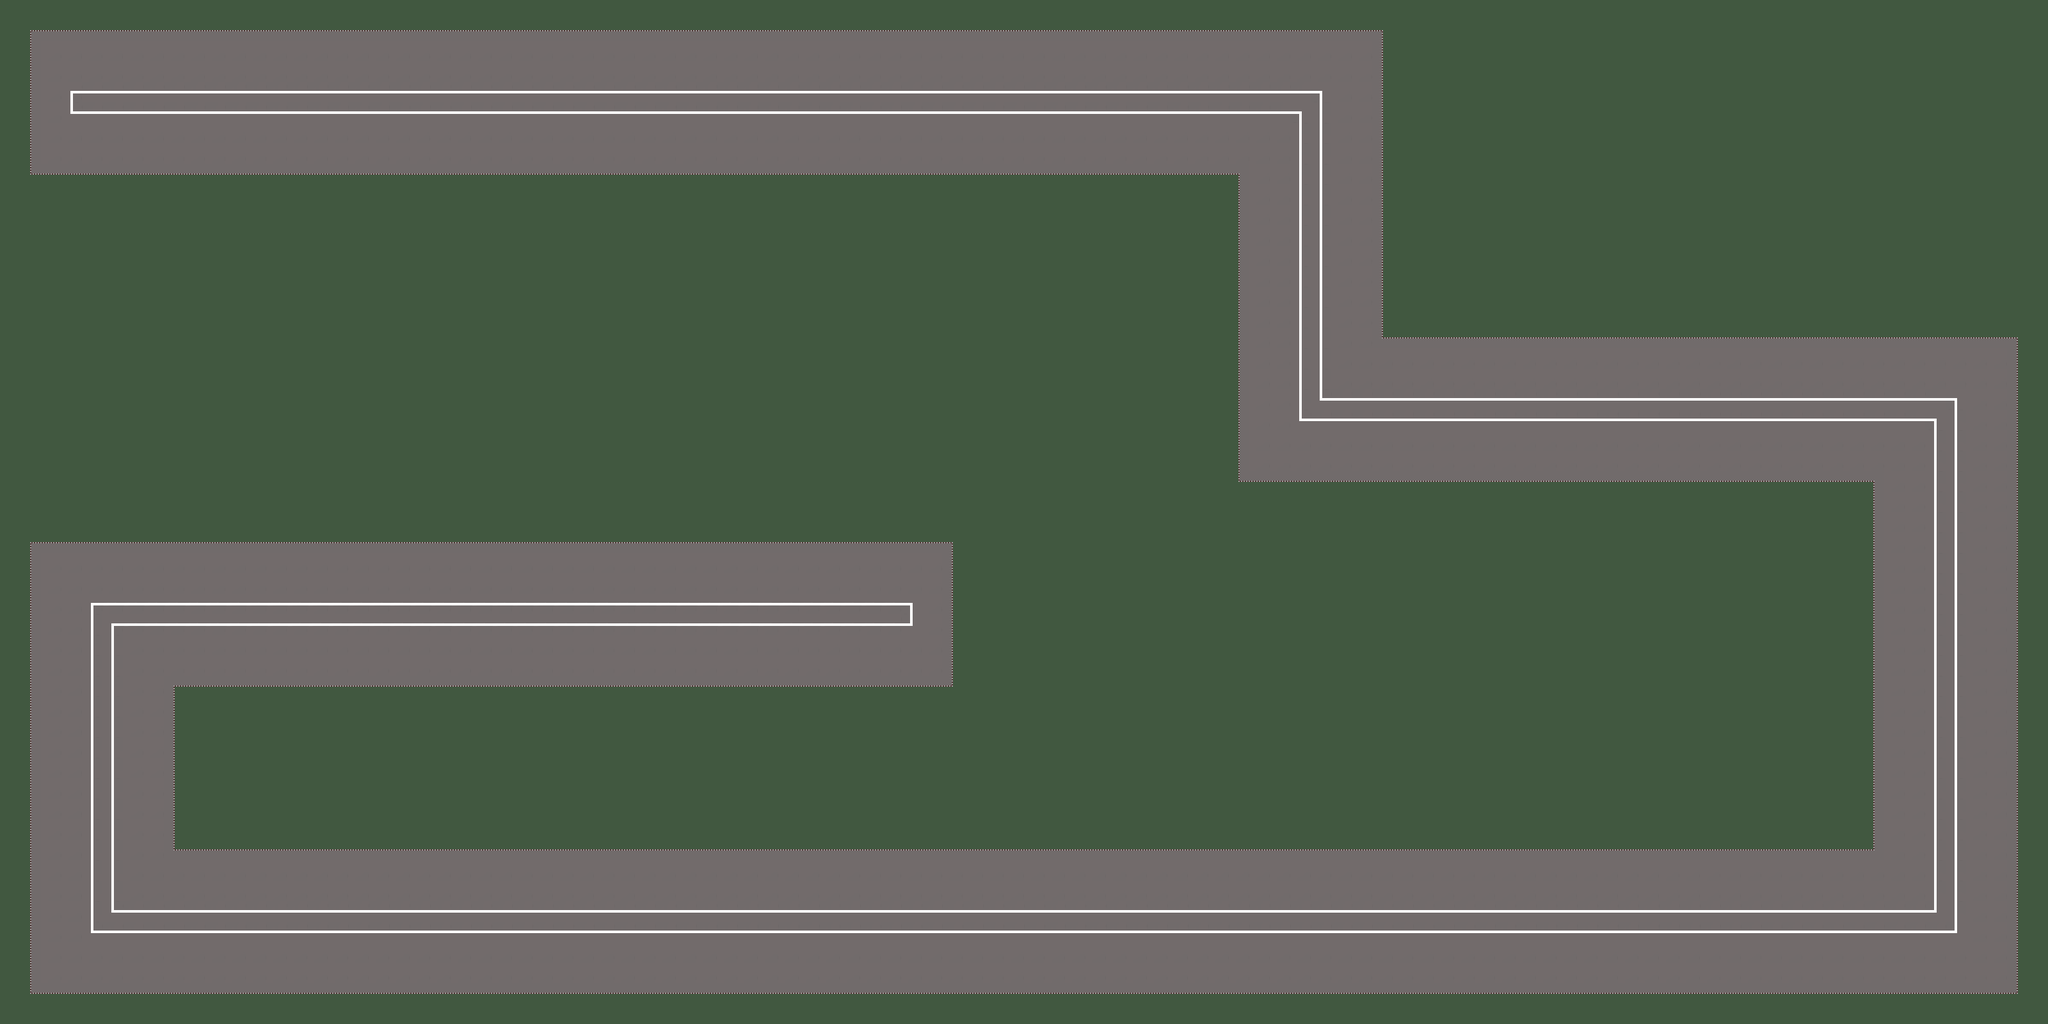

A 2D game scene composited from a Tiled map and its tileset images. What follows is a short description and the map's XML, with each tile layer's data collapsed to a summary:
An orthogonal 100x50 tile map with 32x32 px tiles, 2 tile layers (Слой тайлов 1, collides) and 1 object (RECT).

<map version="1.0" tiledversion="1.0.3" orientation="orthogonal" renderorder="right-down" width="100" height="50" tilewidth="32" tileheight="32" nextobjectid="6">
 <tileset firstgid="1" source="dtiles.tsx" />
 <layer name="Слой тайлов 1" width="100" height="50">
  <data>[5000 cells, 2248 non-empty, 20 distinct tile ids]</data>
 </layer>
 <layer name="collides" width="100" height="50">
  <data>[5000 cells, 2752 non-empty, 1 distinct tile ids]</data>
 </layer>
 <objectgroup name="FINISH">
  <object id="5" name="FINISH" type="RECT" x="1413" y="863.5" width="59.5" height="192.5" />
 </objectgroup>
</map>
